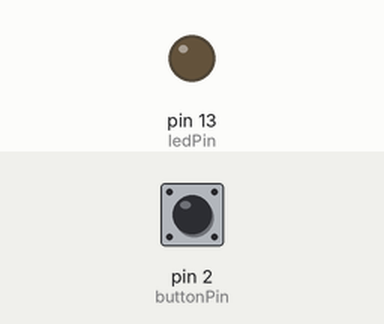
A sketch run on a simulated Arduino Uno, built with avr-gcc and run on an emulated ATmega328P. Shown: output pins drawn as LEDs (lit = HIGH). The inputs (shaded band) are chosen by the test bench; at power-on: pin 2 (buttonPin) HIGH.

Above: at 1.2 s.
1.3 s: pin 2 (buttonPin) pulled LOW for 0.15 s
At 1.37 s:
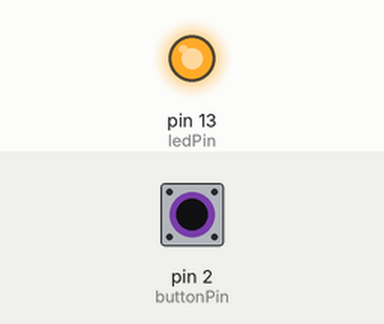
2.9 s: pin 2 (buttonPin) pulled LOW for 3.2 s
At 6.6 s:
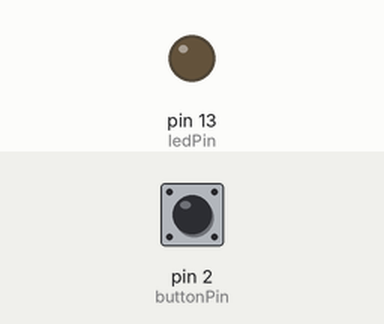
Timing chart, 0 to 8.1 s (numbered marks = the images above; inputs shaded):
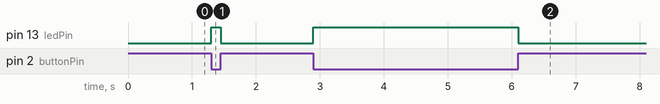

The sketch:

ButtonLED.ino
```cpp
const int buttonPin = 2;
const int ledPin    = 13;

void setup() {
    pinMode(buttonPin, INPUT_PULLUP);  // Use pullup for pulling voltage up when no input
    pinMode(ledPin, OUTPUT);
}

void loop() {
    // if (digitalRead(buttonPin) == HIGH) {
    //     digitalWrite(ledPin, HIGH);
    // } else {
    //     digitalWrite(ledPin, LOW);
    // }

    if (digitalRead(buttonPin) == HIGH) {
        digitalWrite(ledPin, LOW);
    } else {
        digitalWrite(ledPin, HIGH);
    }
}
```

Measured:
- after the input at 1.3 s, pin 13 (ledPin): LOW → HIGH at once, → LOW 0.15 s later
- after the input at 2.9 s, pin 13 (ledPin): LOW → HIGH at once, → LOW 3.2 s later
